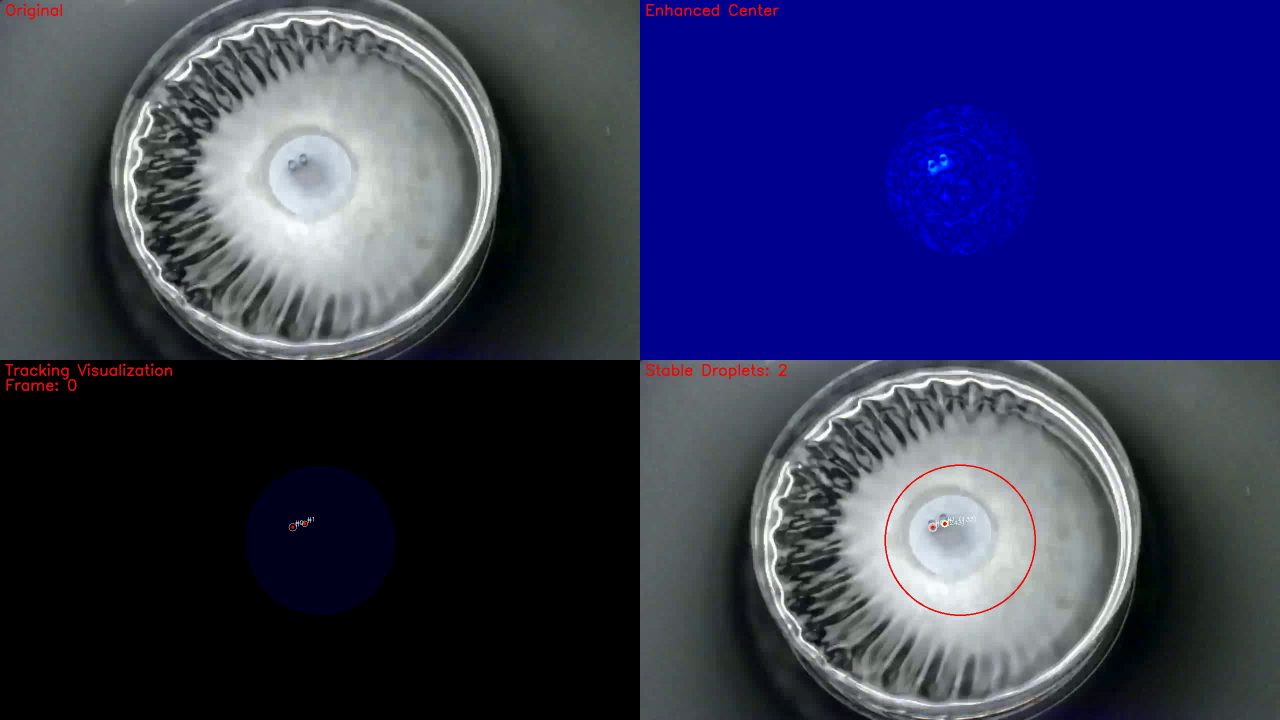
#> input picture frame 0 of Video-processing/Filter-Method/temporal_droplet_detection_20250302_235856/temporal_droplet_detection.avi, 2560 x 1440 px, given in place of t09.mov, which was not available (shown at 1/2 size)
$ python processing.py
#> lines starting #> are read from the running program, lines starting #| are printed output that depends on the picture; after the words box and inside, x2 and y2 are one past the last pixel; in counts of white or black regions, pixels touching at a corner belong together; pictures that were not available may be replaced by others from this repository, and a replacement may not be noted
import sys
import subprocess

import cv2
import numpy as np
import pandas as pd
import matplotlib.pyplot as plt

from datetime import datetime
import os
from multiprocessing import Pool, cpu_count

print("v1.3")

def detect_droplets(frame, min_radius=3, max_radius=30, param1=50, param2=30, center_focus=True, center_focus_pct=85):
    """
    Detect droplets in a frame using circle detection.

    Args:
        frame: Input image frame
        min_radius: Minimum radius of droplets to detect
        max_radius: Maximum radius of droplets to detect
        param1: First parameter of Hough Circle method (edge detection sensitivity)
        param2: Second parameter of Hough Circle method (circle detection threshold)
        center_focus: Whether to focus on center region of the dish
        center_focus_pct: Percentage of the dish radius to include (1-100)

    Returns:
        List of detected droplets as (x, y, radius) tuples
    """
    # Convert to grayscale
    gray = cv2.cvtColor(frame, cv2.COLOR_BGR2GRAY)

    # Get frame dimensions
    height, width = frame.shape[:2]

    # Create a mask for the center region if requested
    if center_focus:
        # Calculate the center of the image
        center_x, center_y = width // 2, height // 2

        # Create a mask for the central region
        # Use the center_focus_pct to determine how much of the dish to include
        dish_radius = min(width, height) // 2
        inner_radius = int(dish_radius * center_focus_pct / 100)

        # Create black mask
        mask = np.zeros((height, width), dtype=np.uint8)

        # Draw a filled white circle for the center region
        cv2.circle(mask, (center_x, center_y), inner_radius, 255, -1)

        # Apply the mask
        gray = cv2.bitwise_and(gray, gray, mask=mask)

    # Apply Gaussian blur to reduce noise
    blurred = cv2.GaussianBlur(gray, (5, 5), 0)

    # Apply CLAHE (Contrast Limited Adaptive Histogram Equalization) for better contrast
    clahe = cv2.createCLAHE(clipLimit=2.0, tileGridSize=(8, 8))
    enhanced = clahe.apply(blurred)

    # Use Hough Circle Transform to detect circles
    circles = cv2.HoughCircles(
        enhanced,
        cv2.HOUGH_GRADIENT,
        dp=1,
        minDist=10,  # Decreased to allow closer droplets
        param1=param1,
        param2=param2,
        minRadius=min_radius,
        maxRadius=max_radius
    )

    # If no circles are detected, return empty list
    if circles is None:
        return []

    # Convert to integer coordinates
    circles = np.round(circles[0, :]).astype(int)

    # Return as list of (x, y, radius) tuples
    return [(x, y, r) for x, y, r in circles]

# [348 lines left out: functions detect_droplets_watershed, process_frame, process_video_parallel, process_video, analyze_results, create_parameter_window and 2 more, not called in this run]

def tune_detection_parameters(video_path):
    """
    Interactive tool for tuning detection parameters.

    Args:
        video_path: Path to the input video file

    Returns:
        Tuple of (min_radius, max_radius, param1, param2, center_focus_pct)
    """
    cap = cv2.VideoCapture(video_path)

    if not cap.isOpened():
        print(f"Error: Could not open video {video_path}")
        return (5, 30, 50, 30, 85)

    # Get total frames
    total_frames = int(cap.get(cv2.CAP_PROP_FRAME_COUNT))

    # Create main window
    cv2.namedWindow('Droplet Detection Tuner', cv2.WINDOW_NORMAL)

    # Create parameter window
    cv2.namedWindow('Parameters')

    # Default parameter values with minimums to avoid invalid values
    min_radius = 3
    max_radius = 20
    param1 = 50
    param2 = 30
    center_focus_pct = 85  # Default: exclude outer 15% of dish radius
    frame_idx = 0

    # Create trackbars with appropriate ranges
    cv2.createTrackbar('Min Radius', 'Parameters', min_radius, 20, lambda x: None)
    cv2.createTrackbar('Max Radius', 'Parameters', max_radius, 50, lambda x: None)
    cv2.createTrackbar('Param1', 'Parameters', param1, 300, lambda x: None)
    cv2.createTrackbar('Param2', 'Parameters', param2, 100, lambda x: None)
    cv2.createTrackbar('Center Focus %', 'Parameters', center_focus_pct, 100, lambda x: None)
    cv2.createTrackbar('Frame', 'Parameters', frame_idx, total_frames-1, lambda x: None)

    # Sample frames for quick tuning
    sample_frames = []
    sample_indices = [int(total_frames * i / 10) for i in range(10)]  # 10 frames evenly distributed

    # Load sample frames
    for idx in sample_indices:
        cap.set(cv2.CAP_PROP_POS_FRAMES, idx)
        ret, frame = cap.read()
        if ret:
            sample_frames.append((idx, frame))

    # Additional status info
    saved_params = []
    current_sample = 0

    # Instructions text
    instructions = [
        "INSTRUCTIONS:",
        "- Adjust parameters using sliders",
        "- 'Center Focus %' controls how much of dish edge to exclude",
        "- Press 'n' for next sample frame",
        "- Press 'p' for previous sample frame",
        "- Press 's' to save current parameters",
        "- Press 'a' to apply saved parameters (average)",
        "- Press 'q' to quit and process video"
    ]

    while True:
        # Get current frame index from trackbar
        new_frame_idx = cv2.getTrackbarPos('Frame', 'Parameters')

        # If manually selecting a frame that's not in samples
        if new_frame_idx != frame_idx:
            cap.set(cv2.CAP_PROP_POS_FRAMES, new_frame_idx)
            ret, frame = cap.read()
            if ret:
                frame_idx = new_frame_idx
            else:
                continue
        else:
            # Use the current sample frame
            frame_idx, frame = sample_frames[current_sample]
            cv2.setTrackbarPos('Frame', 'Parameters', frame_idx)

        # Get current parameters
        min_radius = max(1, cv2.getTrackbarPos('Min Radius', 'Parameters'))  # Ensure minimum 1
        max_radius = max(min_radius+1, cv2.getTrackbarPos('Max Radius', 'Parameters'))  # Ensure greater than min
        param1 = max(10, cv2.getTrackbarPos('Param1', 'Parameters'))  # Ensure minimum 10
        param2 = max(1, cv2.getTrackbarPos('Param2', 'Parameters'))  # Ensure minimum 1
        center_focus_pct = max(1, cv2.getTrackbarPos('Center Focus %', 'Parameters'))  # Ensure minimum 1

        # Make a copy for visualization
        vis_frame = frame.copy()

        # Detect droplets with current parameters
        droplets = detect_droplets(frame, min_radius, max_radius, param1, param2, center_focus=True, center_focus_pct=center_focus_pct)

        # Draw the center focus region
        height, width = frame.shape[:2]
        center_x, center_y = width // 2, height // 2
        dish_radius = min(width, height) // 2
        inner_radius = int(dish_radius * center_focus_pct / 100)
        cv2.circle(vis_frame, (center_x, center_y), inner_radius, (0, 255, 255), 2)

        # Draw detected droplets
        for x, y, radius in droplets:
            cv2.circle(vis_frame, (x, y), radius, (0, 255, 0), 2)
            cv2.circle(vis_frame, (x, y), 2, (0, 0, 255), 3)

        # Display parameter info
        cv2.putText(
            vis_frame,
            f"Frame: {frame_idx}/{total_frames} | Droplets: {len(droplets)}",
            (10, 30),
            cv2.FONT_HERSHEY_SIMPLEX,
            0.7,
            (0, 0, 255),
            2
        )

        cv2.putText(
            vis_frame,
            f"Min R: {min_radius}, Max R: {max_radius}, P1: {param1}, P2: {param2}, Focus: {center_focus_pct}%",
            (10, 60),
            cv2.FONT_HERSHEY_SIMPLEX,
            0.7,
            (0, 0, 255),
            2
        )

        # Display saved parameters
        if saved_params:
            saved_text = f"Saved sets: {len(saved_params)}"
            cv2.putText(
                vis_frame,
                saved_text,
                (10, 90),
                cv2.FONT_HERSHEY_SIMPLEX,
                0.7,
                (255, 0, 0),
                2
            )

        # Display instructions
        for i, text in enumerate(instructions):
            cv2.putText(
                vis_frame,
                text,
                (10, vis_frame.shape[0] - 30 * (len(instructions) - i)),
                cv2.FONT_HERSHEY_SIMPLEX,
                0.6,
                (255, 255, 255),
                1
            )

        # Resize for display if necessary
        height, width = vis_frame.shape[:2]
        scale = 1.0
        if width > 1200:
            scale = 1200 / width
            display_frame = cv2.resize(vis_frame, (0, 0), fx=scale, fy=scale)
        else:
            display_frame = vis_frame

        # Show frame
        cv2.imshow('Droplet Detection Tuner', display_frame)

        # Handle key presses
        key = cv2.waitKey(1) & 0xFF

        if key == ord('q'):
            # Quit
            break
        elif key == ord('n'):
            # Next sample
            current_sample = (current_sample + 1) % len(sample_frames)
        elif key == ord('p'):
            # Previous sample
            current_sample = (current_sample - 1) % len(sample_frames)
        elif key == ord('s'):
            # Save current parameters
            saved_params.append((min_radius, max_radius, param1, param2, center_focus_pct))
            print(f"Saved parameters #{len(saved_params)}: min_radius={min_radius}, max_radius={max_radius}, param1={param1}, param2={param2}, center_focus={center_focus_pct}%")
        elif key == ord('a'):
            # Apply (average) saved parameters
            if saved_params:
                avg_min_radius = int(sum(p[0] for p in saved_params) / len(saved_params))
                avg_max_radius = int(sum(p[1] for p in saved_params) / len(saved_params))
                avg_param1 = int(sum(p[2] for p in saved_params) / len(saved_params))
                avg_param2 = int(sum(p[3] for p in saved_params) / len(saved_params))
                avg_center_focus = int(sum(p[4] for p in saved_params) / len(saved_params))

                cv2.setTrackbarPos('Min Radius', 'Parameters', avg_min_radius)
                cv2.setTrackbarPos('Max Radius', 'Parameters', avg_max_radius)
                cv2.setTrackbarPos('Param1', 'Parameters', avg_param1)
                cv2.setTrackbarPos('Param2', 'Parameters', avg_param2)
                cv2.setTrackbarPos('Center Focus %', 'Parameters', avg_center_focus)

                print(f"Applied average parameters: min_radius={avg_min_radius}, max_radius={avg_max_radius}, param1={avg_param1}, param2={avg_param2}, center_focus={avg_center_focus}%")

                # Use these as final parameters
                min_radius, max_radius, param1, param2, center_focus_pct = avg_min_radius, avg_max_radius, avg_param1, avg_param2, avg_center_focus

    # Release resources
    cap.release()
    cv2.destroyAllWindows()

    # Return parameters (either the last used or averaged if saved)
    if saved_params and len(saved_params) > 0:
        # Automatically use average of saved parameters if any exist
        avg_min_radius = int(sum(p[0] for p in saved_params) / len(saved_params))
        avg_max_radius = int(sum(p[1] for p in saved_params) / len(saved_params))
        avg_param1 = int(sum(p[2] for p in saved_params) / len(saved_params))
        avg_param2 = int(sum(p[3] for p in saved_params) / len(saved_params))
        avg_center_focus = int(sum(p[4] for p in saved_params) / len(saved_params))
        return (avg_min_radius, avg_max_radius, avg_param1, avg_param2, avg_center_focus)

    return (min_radius, max_radius, param1, param2, center_focus_pct)

def main():
    # Get current timestamp for file naming
    timestamp = datetime.now().strftime("%Y%m%d_%H%M%S")

    # Use default file path without asking
    video_path = "t09.mov"
    output_csv = f"droplet_data_{timestamp}.csv"
    output_dir = f"droplet_analysis_{timestamp}"

    print(f"Processing video: {video_path}")

    # Automatically go to tuning mode
    min_radius, max_radius, param1, param2, center_focus_pct = tune_detection_parameters(video_path)
#> the loop in tune_detection_parameters, `for idx in sample_indices:` made 10 passes
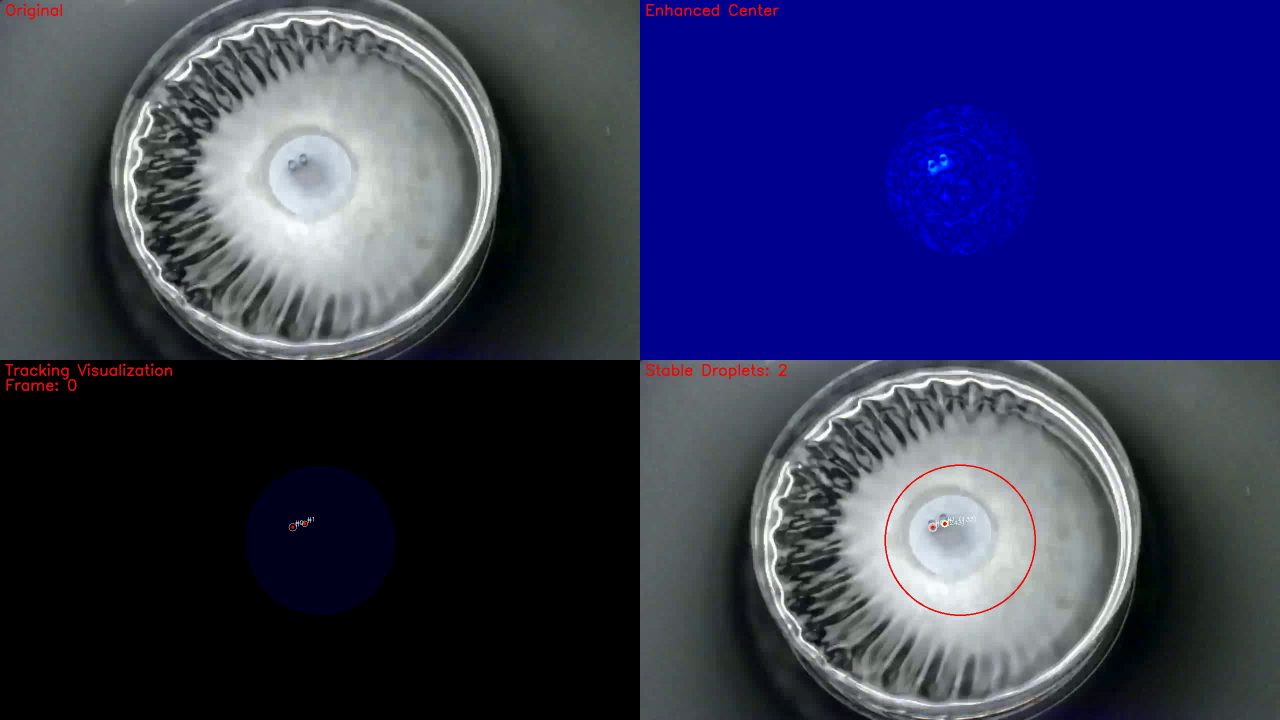
#> input picture frame 0 of Video-processing/Filter-Method/temporal_droplet_detection_20250302_235856/temporal_droplet_detection.avi, 2560 x 1440 px, given in place of t09.mov, which was not available (shown at 1/2 size)
#> after the loop in tune_detection_parameters, `for idx in sample_indices:`: sample_frames = 10 items
#> in tune_detection_parameters, frame is the input picture: shape (1440, 2560, 3); mean B, G, R 88.4, 52, 49.5
#> in tune_detection_parameters, `frame_idx, frame = sample_frames[current_sample]`: frame_idx = 0
#> in detect_droplets, `cv2.circle(mask, (center_x, center_y), inner_radius, 255, -1)`:
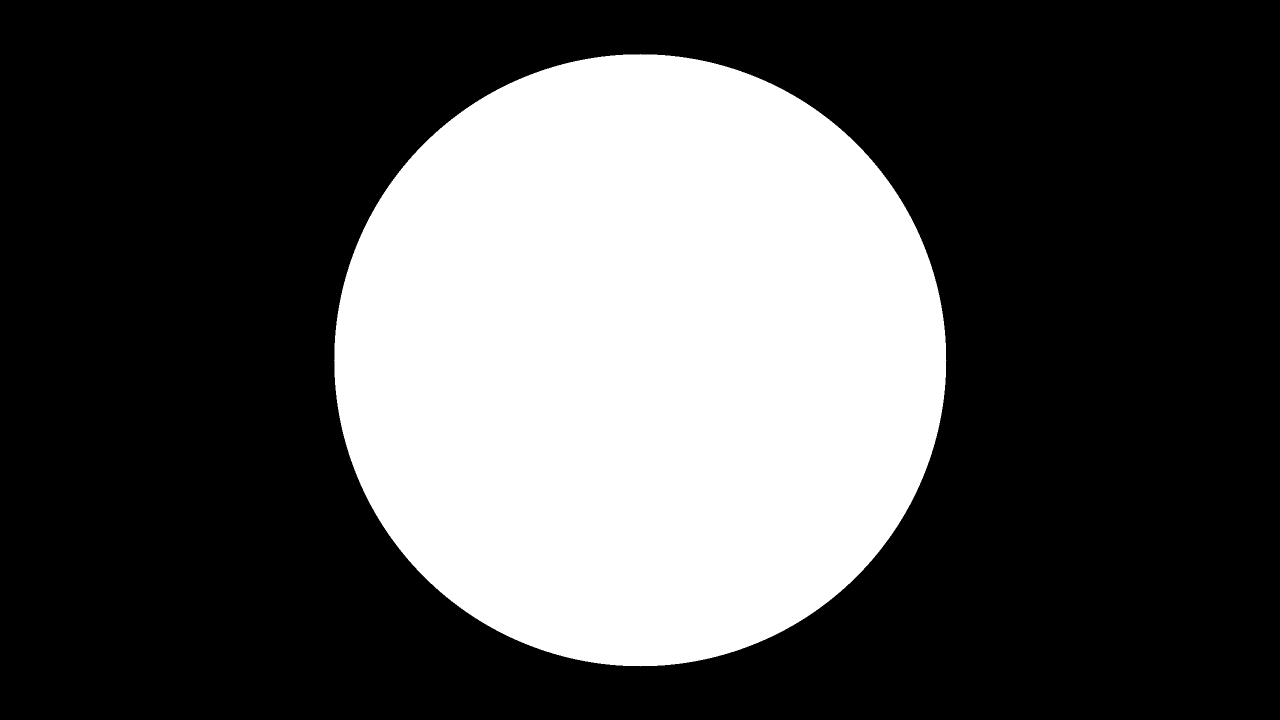
#> mask: shape (1440, 2560) (shown at 1/2 size); 31.9% white; 1 white region, box (x1, y1, x2, y2) and area: (668, 108, 1893, 1333) 1176633
#> in detect_droplets, `enhanced = clahe.apply(blurred)`:
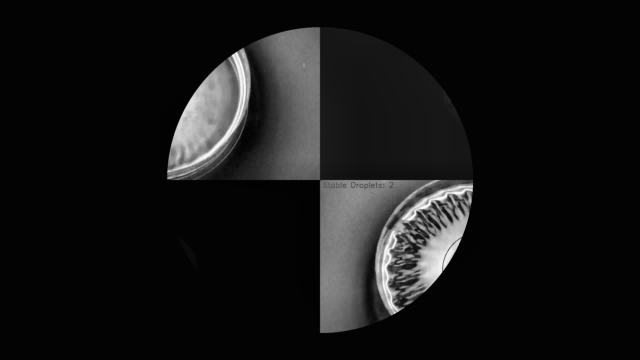
#> enhanced: shape (1440, 2560) (shown at 1/4 size); min 2, max 255, mean 21.4
#> in detect_droplets, `circles = cv2.HoughCircles( enhanced, cv2.HOUGH_GRADIENT, dp=1, minDis..`: circles = [[1445.5, 742.5, 8.2], [1410.5, 738.5, 11.4]]
#> in detect_droplets, `circles = np.round(circles[0, :]).astype(int)`: circles = [[1446, 742, 8], [1410, 738, 11]]
#> in tune_detection_parameters, `droplets = detect_droplets(frame, min_radius, max_radius, param1, para..`: droplets = [(1446, 742, 8), (1410, 738, 11)]
#> the loop in tune_detection_parameters, `for x, y, radius in droplets:` made 2 passes
#> (key q is pressed here)
    print(f"Using parameters: min_radius={min_radius}, max_radius={max_radius}, param1={param1}, param2={param2}, center_focus={center_focus_pct}%")

    # Open video capture
    cap = cv2.VideoCapture(video_path)

    if not cap.isOpened():
        print(f"Error: Could not open video {video_path}")
        return

    # Get video properties
    fps = cap.get(cv2.CAP_PROP_FPS)
#> fps = 24
    frame_count = int(cap.get(cv2.CAP_PROP_FRAME_COUNT))
#> frame_count = 33
    width = int(cap.get(cv2.CAP_PROP_FRAME_WIDTH))
#> width = 2560
    height = int(cap.get(cv2.CAP_PROP_FRAME_HEIGHT))
#> height = 1440

    print(f"Video properties: {width}x{height}, {fps} fps, {frame_count} frames")
#| Video properties: 2560x1440, 24.0 fps, 33 frames

    # Initialize data storage
    all_data = []

    # Sample rate (process every Nth frame)
    sample_rate = 5

    # Process frames
    frame_idx = 0
    while True:
        ret, frame = cap.read()
        if not ret:
            break

        # Process only every sample_rate frame
        if frame_idx % sample_rate == 0:
            time_sec = frame_idx / fps
#> time_sec = 0

            # Detect droplets using center focus
            droplets = detect_droplets(
                frame,
                min_radius=min_radius,
                max_radius=max_radius,
                param1=param1,
                param2=param2,
                center_focus=True,
                center_focus_pct=center_focus_pct
            )
#> droplets = [(1332, 744, 8)]

            # Store data for each droplet
            for idx, (x, y, radius) in enumerate(droplets):
                all_data.append({
                    'frame': frame_idx,
                    'time_sec': time_sec,
                    'droplet_id': idx,
                    'x': x,
                    'y': y,
                    'radius': radius,
                    'area': np.pi * radius * radius
                })
#> this loop made 1 pass
#> after the loop, all_data = 1 item

            # Visualize detection
            vis_frame = frame.copy()

            # Draw the center focus region
            center_x, center_y = width // 2, height // 2
#> center_x = 1280; center_y = 720
            dish_radius = min(width, height) // 2
#> dish_radius = 720
            inner_radius = int(dish_radius * center_focus_pct / 100)
#> inner_radius = 612
            cv2.circle(vis_frame, (center_x, center_y), inner_radius, (0, 255, 255), 2)

            # Draw detected droplets
            for x, y, radius in droplets:
                cv2.circle(vis_frame, (x, y), radius, (0, 255, 0), 2)
                cv2.circle(vis_frame, (x, y), 2, (0, 0, 255), 3)

            # Display frame info
            cv2.putText(
                vis_frame,
                f"Frame: {frame_idx}, Droplets: {len(droplets)}",
                (10, 30),
                cv2.FONT_HERSHEY_SIMPLEX,
                1,
                (0, 0, 255),
                2
            )

            # Resize for display if necessary
            scale = 1.0
            if width > 1200:
                scale = 1200 / width
#> scale = 0.469
                vis_frame = cv2.resize(vis_frame, (0, 0), fx=scale, fy=scale)
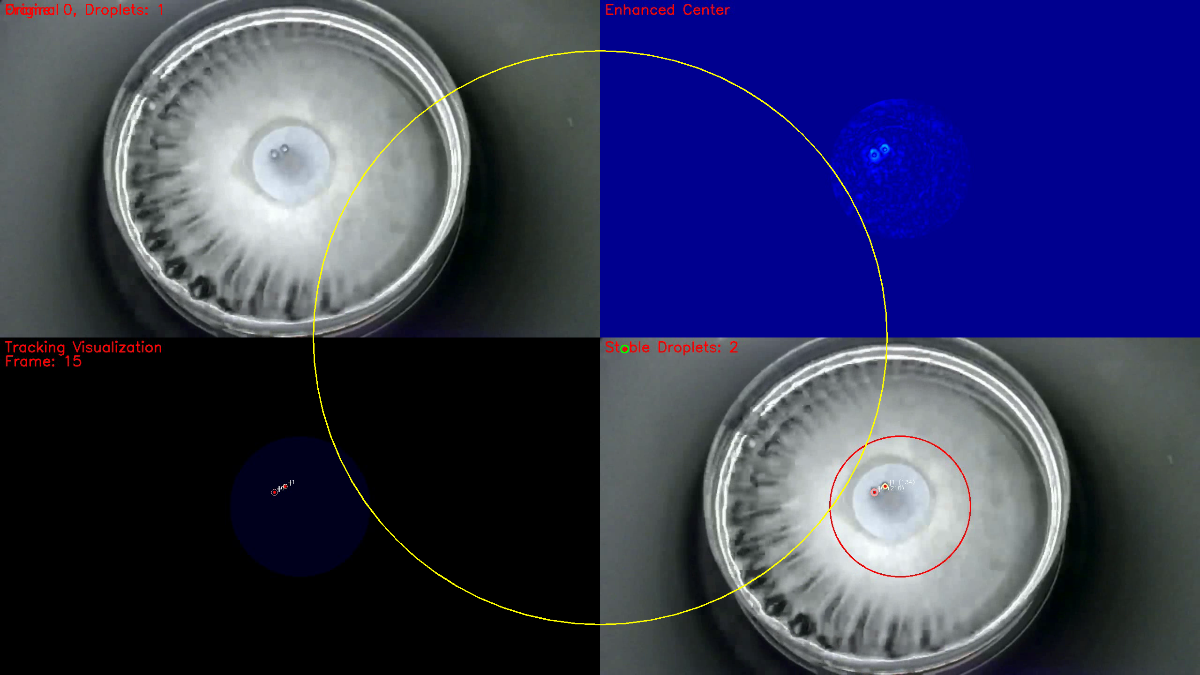
#> vis_frame: shape (675, 1200, 3); mean B, G, R 90.4, 54.8, 52.4

            # Show frame
            cv2.imshow('Droplet Detection', vis_frame)
            key = cv2.waitKey(1) & 0xFF
#> (key q is pressed here)
            if key == ord('q'):
                break

        frame_idx += 1

        # Show progress
        if frame_idx % 100 == 0:
            print(f"Processed {frame_idx}/{frame_count} frames ({frame_idx/frame_count*100:.1f}%)")

    # Release video and close windows
    cap.release()
    cv2.destroyAllWindows()

    # Create DataFrame and save to CSV
    if all_data:
        df = pd.DataFrame(all_data)
#> df = table of 1 rows and 7 columns
        df.to_csv(output_csv, index=False)
        print(f"Saved data to {output_csv}")

        # Generate summary statistics
        print("\nSummary Statistics:")
        print(f"Total frames processed: {frame_idx}")
        print(f"Total droplets detected: {len(df)}")
#| Total droplets detected: 1
#> (the run stopped early here; a loop or call above may not have finished)
